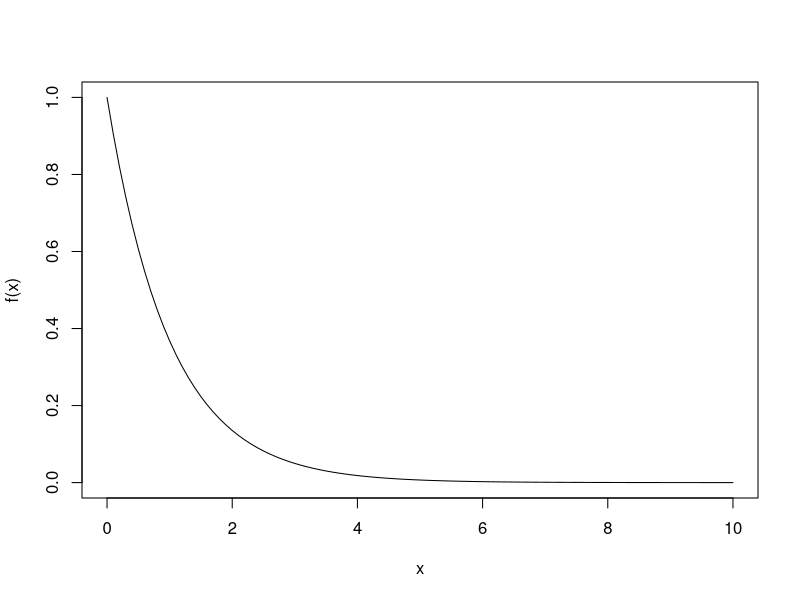

Recreate this plot in R.
## ---- chunk 1
knitr::opts_chunk$set(echo = TRUE)
## ---- chunk 2

f<-function(x) exp(-x)

curve(expr = f,from = 0,to = 10)

## ---- chunk 3

# skriv din lösning här
# lösningsförslag finna längre ner, försök att lösa uppgiften själv först!!!

step_func<-function(x0=1,h,tol){
  
  # Använd en while-loop
  
  return()
}


## ---- chunk 4

f<-function(x) exp(-x)

f(3)
exp(-3)

step_func<-function(x0=1,h,tol){
  y0<-f(x0)
  cond<-TRUE
  iter<-0
  y_current<-y0
  x<-x0
  while(cond){
    iter<-iter+1
    x<-x+h
    y_prev<-y_current
    y_current<-f(x)
    
    check<-abs(y_current-y_prev)<tol
    
    if(check){
      cond<-FALSE
    }
  }
  return(list(iter=iter,y_current=y_current,y_prev=y_prev))
}

# testa så att funktionen fungerar som tänkt:
step_func(x0 = 1,h = 1,tol = 0.1)
step_func(x0 = 1,h = 2,tol = 0.1)
step_func(x0 = 1,h = 1,tol = 0.01)
step_func(x0 = 1,h = 2,tol = 0.01)

step_func(x0 = 3,h = 1,tol = 0.1)
step_func(x0 = 2,h = 0.1,tol = 0.001)

